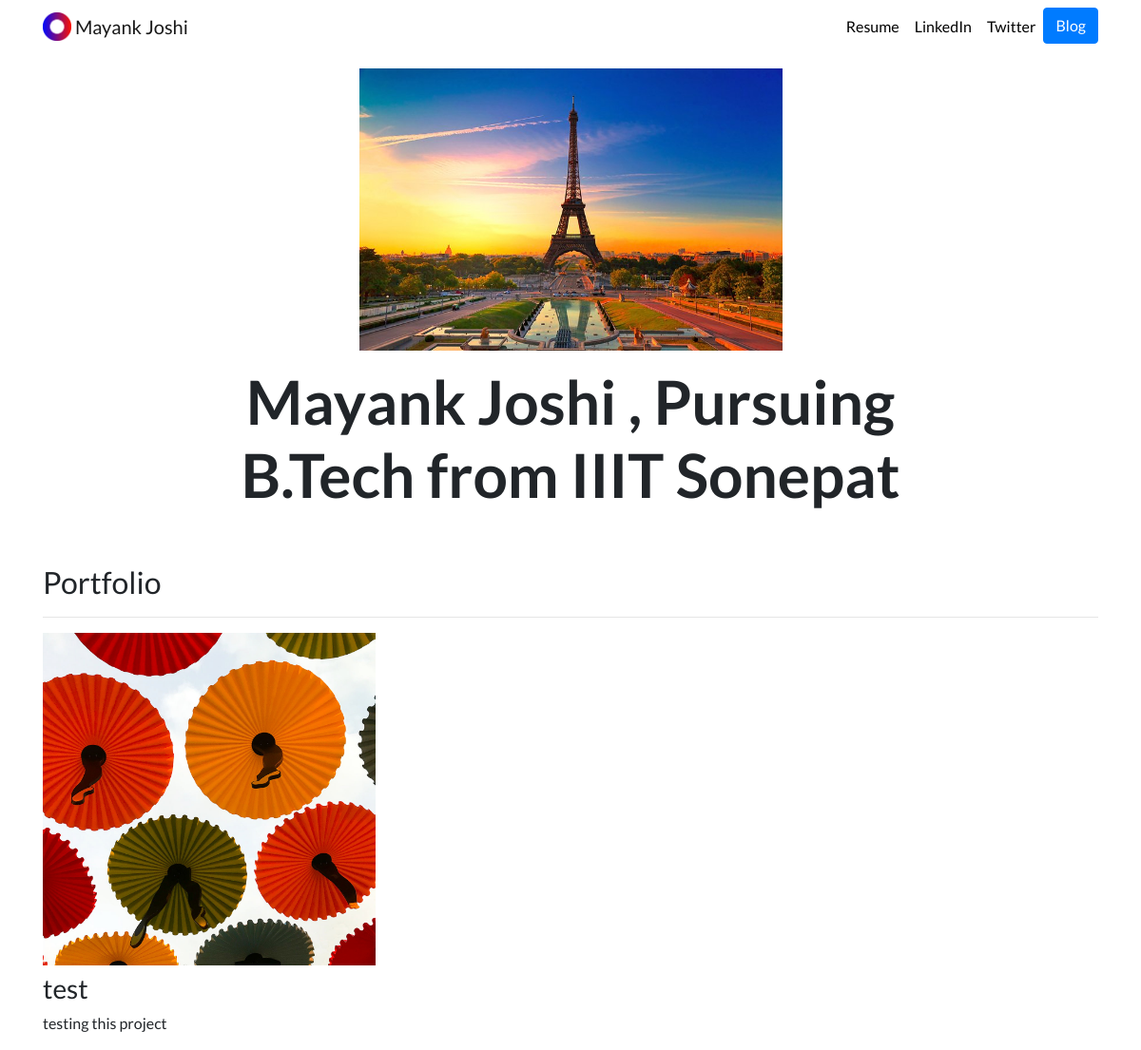
The page / on the database its author committed.
### portfolio/models.py (models this page shows, shortened)
class Project(models.Model):
    title=models.CharField(max_length=100)
    description=models.CharField(max_length=100)
    image=models.ImageField(upload_to='portfolio/images')
    url=models.URLField(blank=True)

### portfolio/views.py (the view)
# urls.py: 2. Add a URL to urlpatterns:  path('', views.home, name='home')
def home(request):
    projects =Project.objects.all()
    return render(request, 'portfolio/home.html', {'projects':projects})

### portfolio/templates/portfolio/home.html
{% extends "portfolio/base.html" %}
{% load static %}
{% block content %}
<div class="row justify-content-center my-3">
  <div class="col-5">
    <img src="{% static 'portfolio/picture.jpg' %}" class="img-fluid">
  </div>
</div>
<div class="row justify-content-center mb-3">
  <div class="col-md-9 text-center">
    <h1 id="hometext" class="font-weight-bold">Mayank Joshi , Pursuing B.Tech from IIIT Sonepat</h1>
  </div>
</div>
<h2 class="mt-5">Portfolio</h2>
<hr>
<div class="row">
  {% for project in projects %}
  <div class="col-lg-4 col-md-6">
    {% if project.url %}
    <a href="{{ project.url }}">
      <img src="{{ project.image.url }}" class="img-fluid mb-2">
    </a>
    {% else %}
    <img src="{{ project.image.url }}" class="img-fluid mb-2">
    {% endif %}
    <h3>{{ project.title }}</h3>
    <p>{{ project.description }}</p>
  </div>
  {% endfor %}
</div>
{% endblock %}

### portfolio/static/portfolio/custom.css (style rules this page uses)
body { font-family: 'Lato', sans-serif; }
@media (min-width: 992px) { #hometext { font-size: 4rem; } }

### rows shown on the page
Project: image (picture), title "test", description "testing this project"
